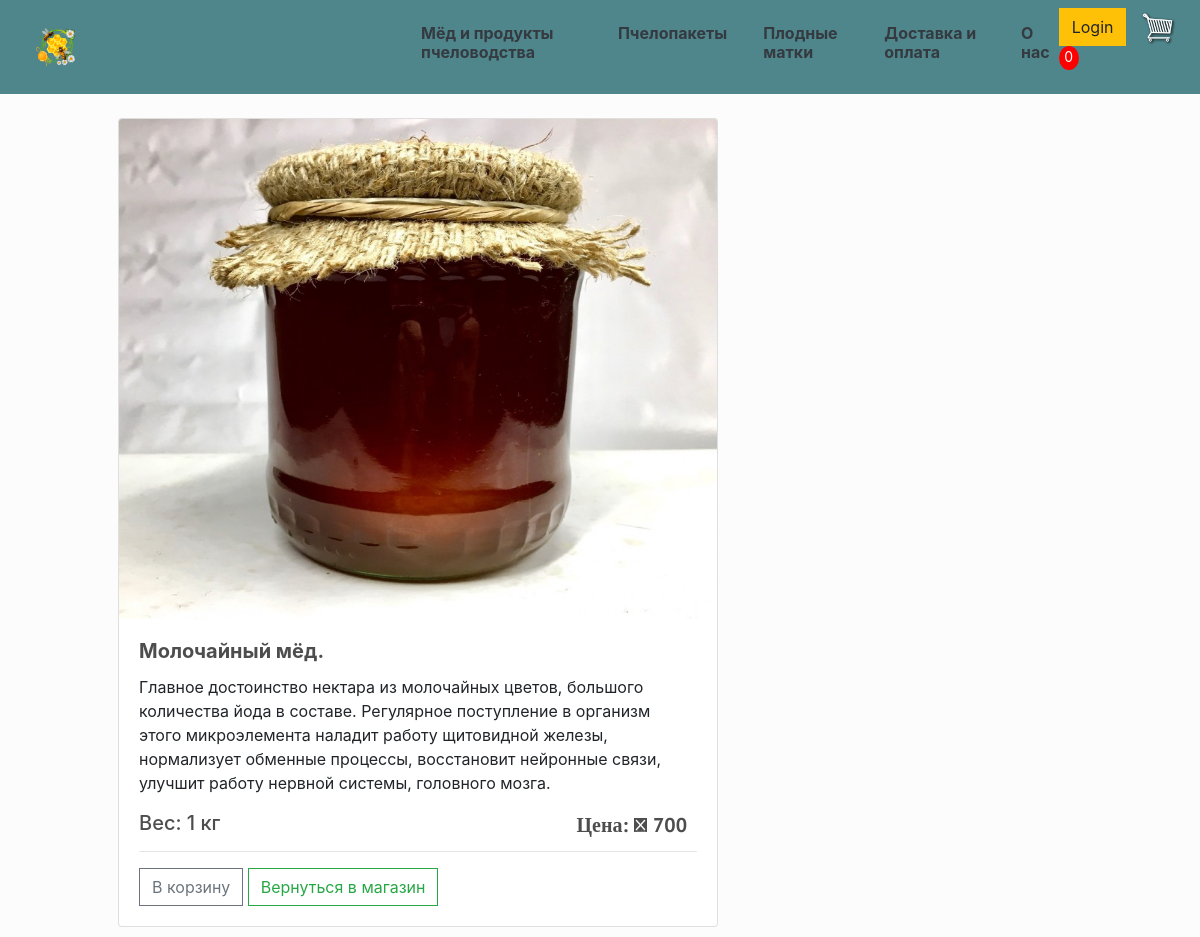
The app's page /product_detail/1/ with its own data.
### store/models.py (models this page shows, shortened)
class Product(models.Model):
	category=models.ForeignKey(Category, on_delete=models.SET_NULL, null=True, blank=True)
	title = models.CharField(max_length=200, null=True)
	price = models.FloatField()
	description = models.TextField()
	digital = models.BooleanField(default=False, null=True, blank=False)
	image = models.ImageField(null=True, blank=True)
	massa = models.CharField(max_length=20, null=True)
	@property
	def imageURL(self):
		try:
			url = self.image.url
		except:
			url = ''
		return url

### store/views.py (the view)
# urls.py: path('product_detail/<int:id>/', views.product_detail, name="product_detail_url"),
def product_detail(request, id):
	data = cartData(request)
	cartItems = data['cartItems']
	order = data['order']
	product = Product.objects.get(id__iexact=id)
	context = {'product': product, "order": order,"cartItems": cartItems}
	return render(request, 'store/product_detail.html', context)

### store/utils.py (called while the page is built, shortened)
def cookieCart(request):
	try:
		cart = json.loads(request.COOKIES['cart'])
	except:
		cart = {}
	items = []
	order = {'get_cart_total':0, 'get_cart_items':0, 'shipping':False}
	cartItems = order['get_cart_items']
	return {'cartItems':cartItems ,'order':order, 'items':items}

def cartData(request):
	if request.user.is_authenticated:
		customer = request.user.customer
		order, created = Order.objects.get_or_create(customer=customer, complete=False)
		items = order.orderitem_set.all()
		cartItems = order.get_cart_items
	else:
		cookieData = cookieCart(request)
		cartItems = cookieData['cartItems']
		order = cookieData['order']
		items = cookieData['items']
	return {'cartItems':cartItems ,'order':order, 'items':items}

### store/templates/store/product_detail.html (shortened to what this page needs)
{% extends 'store/main.html' %}
{% load static %}
{% block content %}
<div class="col-md-6 col-xl-3 mt-4 ml-5">
        <div class="card" style="width: 600px; margin: 10px;">
  <img style="height: 500px;"class="card-img-top" src=" {{ product.imageURL }}"  >
  <div class="card-body">
    <h5 class="card-title"><strong>{{ product.title}}.</strong></h5>
    <p class="card-text">{{ product.description}}</p>
    <h5>Вес: {{product.massa}}</h5>
  	<h5 class="price_detail" style="display: inline-block; float: right"><strong>Цена: &#8399; {{product.price|floatformat:0}}</strong></h5>
    <hr>
    <button data-product={{product.id}} data-action="add" class="btn btn-outline-secondary add-btn update-cart">В корзину</button>
    <a class="btn btn-outline-success" href="{% url 'store'%}">Вернуться в магазин</a>
</div>
  </div>
</div>
{% endblock content %}

### static/css/main.css (style rules this page uses)
h1,h2,h3,h4,h5,h6 { color:hsl(0, 0%, 30%); }
.col-md-6 { margin-top: 55px; }
.price_detail { font-family: 'PT Sans', serif; margin-top: -30px; margin-right: 10px; }
.btn { border-radius: 0; }

### records on screen
Product: imageURL (picture), title "Молочайный мёд", description "Главное достоинство нектара из молочайных цветов, большого количества йода в составе. Регулярное поступление в организм этого микроэлемента наладит работу щитовидной железы, нормализует обменные процессы, восстановит нейронные связи, улучшит работу нервной системы, головного мозга.", massa "1 кг", price "700"

### other values on screen
{{ cartItems }} "0"
